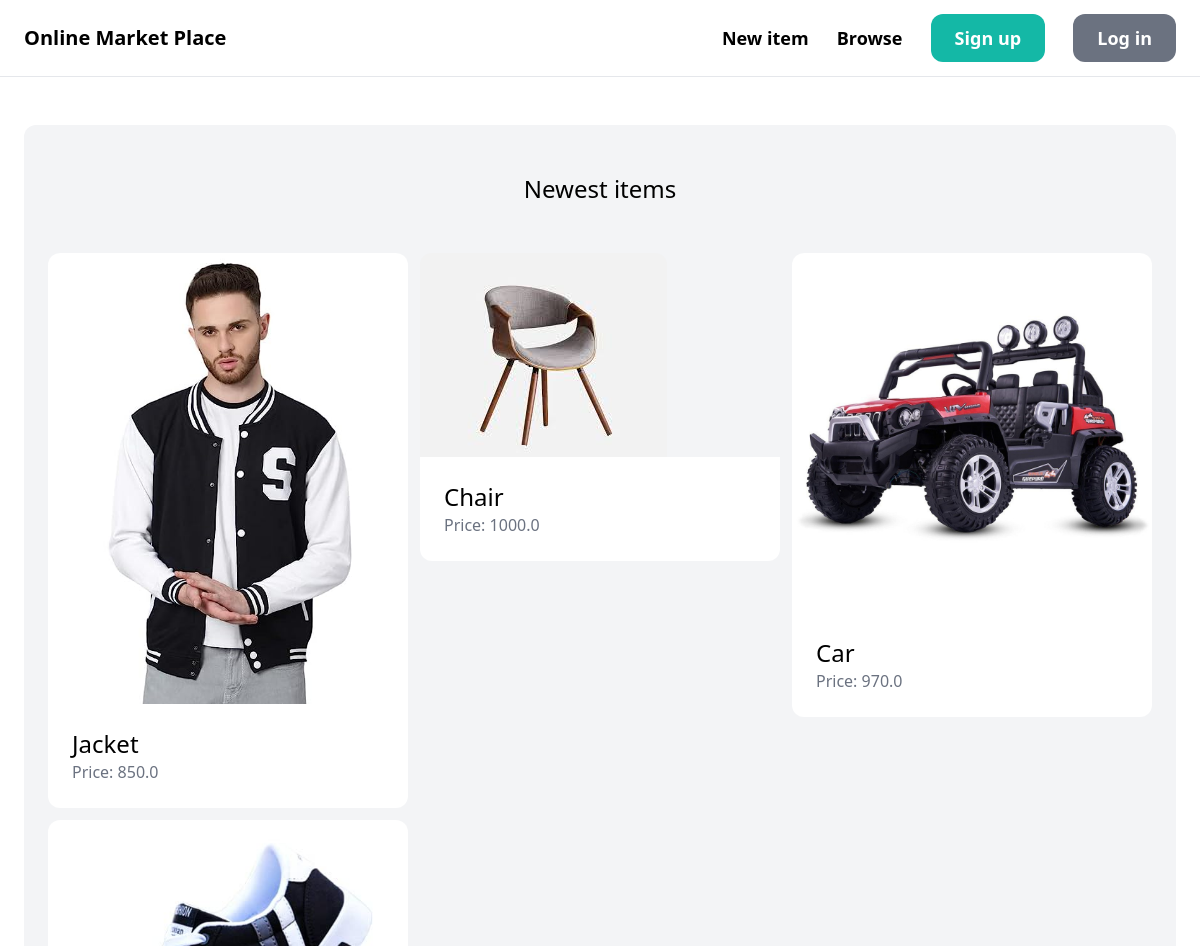
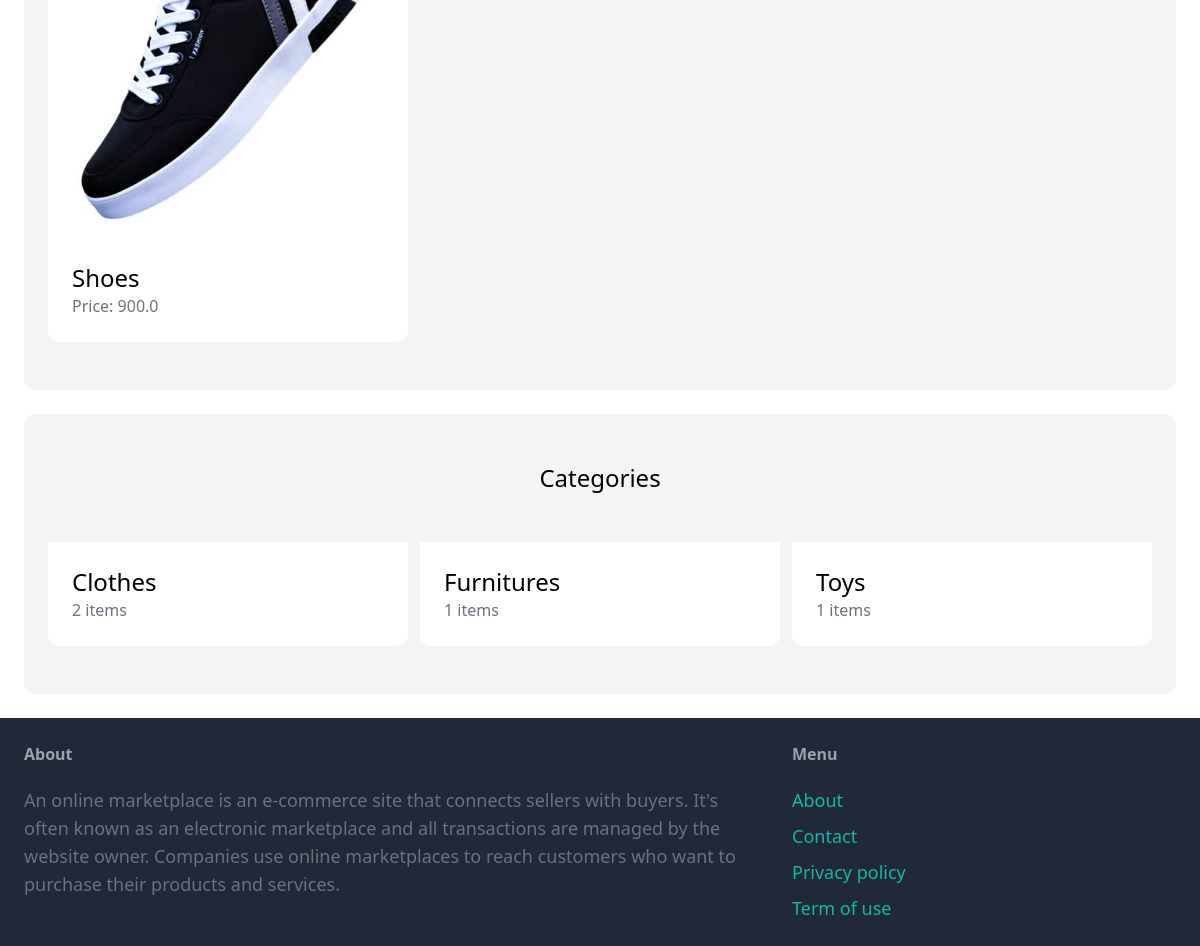
The page / on the database its author committed (2 pictures, top to bottom).
### item/models.py (models this page shows, shortened)
class Item(models.Model):
    category = models.ForeignKey(Category, related_name='items', on_delete=models.CASCADE)
    name = models.CharField(max_length=255)
    description = models.TextField(blank=True, null=True)
    price = models.FloatField()
    image = models.ImageField(upload_to='item_images', blank=True, null=True)
    is_sold = models.BooleanField(default=False)
    created_by = models.ForeignKey(User, related_name='items', on_delete=models.CASCADE)
    created_at = models.DateTimeField(auto_now_add=True)

class Category(models.Model):
    name=models.CharField(max_length=255)
    class Meta:
        ordering=('name',)
        verbose_name_plural = 'Categories'

### webapp/views.py (the view)
# urls.py: path('',views.index,name="index"),
def index(request):
    items = Item.objects.filter(is_sold=False)[0:6]
    categories = Category.objects.all()
    return render(request, 'core/index.html', {
        'categories': categories,
        'items': items,
    })

### webapp/templates/core/index.html (shortened to what this page needs)
{% extends 'core/base.html' %}
{% block content %}
<div class="mt-6 px-6 py-12 bg-gray-100 rounded-xl">
    <h2 class="mb-12 text-2xl text-center">Newest items</h2>
    <div class="grid grid-cols-3 gap-3">
        {% for item in items %}
            <div>
                <a href="{% url 'item:detail' item.id %}">
                    <div>
                        <img src="{{ item.image.url }}" class="rounded-t-xl">
                    </div>
                    <div class="p-6 bg-white rounded-b-xl">
                        <h2 class="text-2xl">{{ item.name }}</h2>
                        <p class="text-gray-500">Price: {{ item.price }}</p>
                    </div>
                </a>
            </div>
        {% endfor %}
    </div>
</div>
<div class="mt-6 px-6 py-12 bg-gray-100 rounded-xl">
    <h2 class="mb-12 text-2xl text-center">Categories</h2>
    <div class="grid grid-cols-3 gap-3">
        {% for category in categories %}
            <div>
                <a href="#">
                    <div class="p-6 bg-white rounded-b-xl">
                        <h2 class="text-2xl">{{ category.name }}</h2>
                        <p class="text-gray-500">{{ category.items.count }} items</p>
                    </div>
                </a>
            </div>
        {% endfor %}
    </div>
</div>
{% endblock %}

### webapp/templates/core/base.html (shortened to what this page needs)
<!DOCTYPE html>
<html>
    <head>
        <script src="https://cdn.tailwindcss.com"></script>
    </head>
    <body>
        <nav class="py-6 px-6 flex justify-between items-center border-b border-gray-200">
            <a href="/" class="text-xl font-semibold">Online Market Place</a>
            <div class="space-x-6">
                <a href="{% url 'item:new' %}" class="text-lg font-semibold hover:text-gray-500">New item</a>
                <a href="{% url 'item:items' %}" class="text-lg font-semibold hover:text-gray-500">Browse</a>
                {% if request.user.is_authenticated %}
                    <a href="{% url 'conversation:inbox' %}" class="px-6 py-3 text-lg font-semibold bg-teal-500 text-white rounded-xl hover:bg-teal-700">Inbox</a>
                    <a href="{% url 'dashboard:index' %}" class="px-6 py-3 text-lg font-semibold bg-gray-500 text-white rounded-xl hover:bg-gray-700">DashBoard</a>
                {% else %}
                    <a href="{% url 'webapp:signup' %}" class="px-6 py-3 text-lg font-semibold bg-teal-500 text-white rounded-xl hover:bg-teal-700">Sign up</a>
                    <a href="{% url 'webapp:login' %}" class="px-6 py-3 text-lg font-semibold bg-gray-500 text-white rounded-xl hover:bg-gray-700">Log in</a>
                {% endif %}
            </div>
        </nav>
        <div class="px-6 py-6">
            {% block content %}
            {% endblock %}
        </div>
        <footer class="py-6 px-6 flex justify-between bg-gray-800">
            <div class="w-2/3 pr-10">
                <h3 class="mb-5 font-semibold text-gray-400">About</h3>
                <p class="text-lg text-gray-500">An online marketplace is an e-commerce site that connects sellers with buyers. It's often known as an electronic marketplace and all transactions are managed by the website owner.
                    Companies use online marketplaces to reach customers who want to purchase their products and services.</p>
            </div>
            <div class="w-1/3">
                <h3 class="mb-5 font-semibold text-gray-400">Menu</h3>
                <ul class="space-y-2">
                    <li><a href="#" class="text-lg text-teal-500 hover:text-teal-700">About</a></li>
                    <li><a href="{% url 'webapp:contact' %}" class="text-lg text-teal-500 hover:text-teal-700">Contact</a></li>
                    <li><a href="#" class="text-lg text-teal-500 hover:text-teal-700">Privacy policy</a></li>
                    <li><a href="#" class="text-lg text-teal-500 hover:text-teal-700">Term of use</a></li>
                </ul>
            </div>
        </footer>
    </body>
</html>

### rows shown on the page
Item: image (picture), name "Jacket", price "850.0"
Item: image (picture), name "Chair", price "1000.0"
Item: image (picture), name "Car", price "970.0"
Item: image (picture), name "Shoes", price "900.0"
Category: name "Clothes", items.count "2"
Category: name "Furnitures", items.count "1"
Category: name "Toys", items.count "1"
